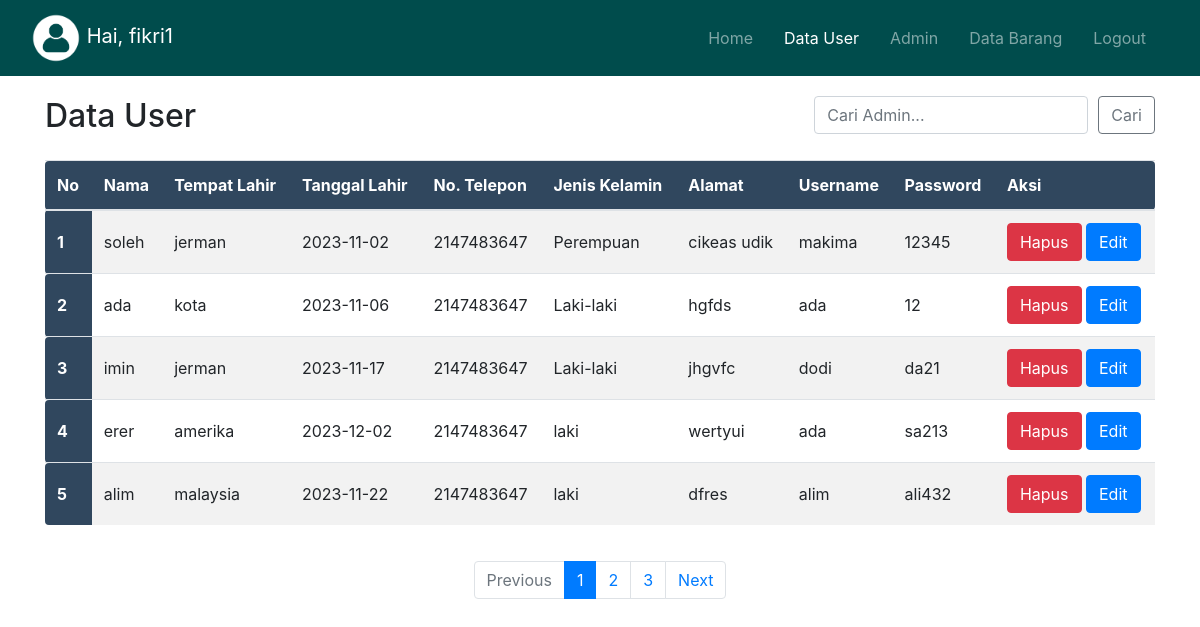
The page /admin/halaman_admin/data_user.php (signed in) on the database its author committed.
### tables this page shows
CREATE TABLE `user` (
  `id` int(11) NOT NULL,
  `nama` text DEFAULT NULL,
  `tempat_lahir` varchar(25) DEFAULT NULL,
  `tanggal_lahir` date DEFAULT NULL,
  `no_telepon` int(15) DEFAULT NULL,
  `jenis_kelamin` text DEFAULT NULL,
  `alamat` text DEFAULT NULL,
  `username` varchar(50) DEFAULT NULL,
  `password` varchar(50) NOT NULL
);

### admin/halaman_admin/data_user.php (the view, shortened to what this page needs)
<?php
include 'koneksiuser.php';
function getLoggedInUsername($conn)
{
    if (isset($_SESSION['username'])) {
        $username = $_SESSION['username'];
        $query = "SELECT nama FROM admin WHERE username = '$username'";
        $result = mysqli_query($conn, $query);
        if ($result && mysqli_num_rows($result) > 0) {
            $row = mysqli_fetch_assoc($result);
            return $row['nama'];
        }
    }
    return 'ADMIN';
}
$namaPengguna = getLoggedInUsername($conn);
?>
<!DOCTYPE html>
<html lang="en">
<head>
    <link rel="stylesheet" href="https://maxcdn.bootstrapcdn.com/bootstrap/4.5.2/css/bootstrap.min.css">
    <link rel="stylesheet" href="https://cdnjs.cloudflare.com/ajax/libs/font-awesome/6.2.0/css/all.min.css">
</head>
<body>
    <nav class="navbar navbar-expand-lg navbar-dark">
    <div class="container-fluid">
            <a class="navbar-brand" href="#">
                <img src="../../img/profl_admin.png" alt="Logo" width="50" height="50" class="d-inline-block align-text-center">
                Hai, <?php echo $namaPengguna; ?>
            </a>
            <div class="collapse navbar-collapse" id="navbarNav">
                <ul class="navbar-nav">
                    <li class="nav-item">
                        <a class="nav-link" href="index.php">Home</a>
                    </li>
                    <li class="nav-item">
                        <a class="nav-link active" href="data_user.php">Data User</a>
                    </li>
                    <li class="nav-item">
                        <a class="nav-link" href="Admin.php">Admin</a>
                    </li>
                    <li class="nav-item">
                        <a class="nav-link" href="stok_barang.php">Data Barang</a>
                    </li>
                    <li class="nav-item">
                        <a class="nav-link" href="logout.php" onclick="return confirm('Apakah Anda yakin ingin logout?')">Logout</a>
                    </li>
                </ul>
            </div>
        </div>
    </nav>
    <div class="container table-container">
        <div class="d-flex justify-content-between align-items-center mb-3">
            <h2>Data User</h2>
            <form method="post" action="" class="search-form">
                <input type="text" name="keyword" class="form-control" placeholder="Cari Admin...">
                <button type="submit" class="btn btn-outline-secondary">Cari</button>
            </form>
        </div>
        <table class="table table-striped">
            <thead>
                <tr>
                    <th>No</th>
                    <th>Nama</th>
                    <th>Tempat Lahir</th>
                    <th>Tanggal Lahir</th>
                    <th>No. Telepon</th>
                    <th>Jenis Kelamin</th>
                    <th>Alamat</th>
                    <th>Username</th>
                    <th>Password</th>
                    <th>Aksi</th>
                </tr>
            </thead>
            <tbody>
                <?php
                include 'koneksiuser.php';
                $no = 1;
                $currentPage = isset($_GET['page']) ? $_GET['page'] : 1;
                $rowsPerPage = 5;
                $totalRows = mysqli_num_rows(mysqli_query($conn, "SELECT * FROM user"));
                $totalPages = ceil($totalRows / $rowsPerPage);
                if (isset($_POST['keyword'])) {
                    $keyword = $_POST['keyword'];
                    $startIndex = 0;
                    $query = "SELECT * FROM user WHERE nama LIKE '%$keyword%' LIMIT $startIndex, $rowsPerPage";
                    $select = mysqli_query($conn, $query);
                    echo '<style>.back-button { display: block; }</style>';
                } else {
                    $startIndex = ($currentPage - 1) * $rowsPerPage;
                    $query = "SELECT * FROM user LIMIT $startIndex, $rowsPerPage";
                }
                $select = mysqli_query($conn, $query);
                while ($hasil = mysqli_fetch_array($select)) {
                ?>
                    <tr>
                        <th><?php echo $no++ ?></th>
                        <td><?php echo $hasil['nama'] ?></td>
                        <td><?php echo $hasil['tempat_lahir'] ?></td>
                        <td><?php echo $hasil['tanggal_lahir'] ?></td>
                        <td><?php echo $hasil['no_telepon'] ?></td>
                        <td><?php echo $hasil['jenis_kelamin'] ?></td>
                        <td><?php echo $hasil['alamat'] ?></td>
                        <td><?php echo $hasil['username'] ?></td>
                        <td><?php echo $hasil['password'] ?></td>
                        <td class="action-buttons">
                            <a href="hapus_data_user.php?id=<?php echo $hasil['id']; ?>" class="btn btn-danger delete" title="Hapus" onclick="return confirmDelete();">Hapus</a>
                            <a href="edit_data_user.php?id=<?php echo $hasil['id']; ?>" class="btn btn-primary edit" title="Edit">Edit</a>
                        </td>
                    </tr>
                <?php
                }
                ?>
            </tbody>
        </table>
    </div>
    <div class="pagination-container">
    <ul class="pagination justify-content-center">
        <?php
        if ($currentPage > 1) {
            echo '<li class="page-item"><a class="page-link" href="?page=' . ($currentPage - 1) . '">Previous</a></li>';
        } else {
            echo '<li class="page-item disabled"><span class="page-link">Previous</span></li>';
        }
        for ($i = 1; $i <= $totalPages; $i++) {
            echo '<li class="page-item ' . ($i == $currentPage ? 'active' : '') . '"><a class="page-link" href="?page=' . $i . '">' . $i . '</a></li>';
        }
        if ($currentPage < $totalPages) {
            echo '<li class="page-item"><a class="page-link" href="?page=' . ($currentPage + 1) . '">Next</a></li>';
        } else {
            echo '<li class="page-item disabled"><span class="page-link">Next</span></li>';
        }
        ?>
    </ul>
</div>
</body>
</html>

### admin/halaman_admin/data_user.php (style rules this page uses)
.navbar { background-color: #004c4c; }
.navbar-brand { color: #fff; }
.navbar-nav { margin-left: auto; }
.navbar-nav .nav-item { margin-right: 15px; }
.navbar-nav .nav-link { color: #fff; }
.table-container { margin-top: 20px; overflow-x: auto; }
.table-container .table th, .table-container .table td { vertical-align: middle; }
.table-container .table th { background-color: #30475e; color: #fff; }
.table-container .table th:first-child, .table-container .table td:first-child { border-radius: 0.25rem 0 0 0.25rem; }
.table-container .table th:last-child, .table-container .table td:last-child { border-radius: 0 0.25rem 0.25rem 0; }
.search-form { display: flex; align-items: center; margin-bottom: 10px; }
.search-form .form-control { flex: 1; margin-right: 10px; }
.pagination-container { text-align: center; margin-top: 20px; margin-bottom: 20px; }

### rows shown on the page
user: nama "soleh", tempat_lahir "jerman", tanggal_lahir "2023-11-02", no_telepon "2147483647", jenis_kelamin "Perempuan", alamat "cikeas udik", username "makima", password "12345"
user: nama "ada", tempat_lahir "kota", tanggal_lahir "2023-11-06", no_telepon "2147483647", jenis_kelamin "Laki-laki", alamat "hgfds", username "ada", password "12"
user: nama "imin", tempat_lahir "jerman", tanggal_lahir "2023-11-17", no_telepon "2147483647", jenis_kelamin "Laki-laki", alamat "jhgvfc", username "dodi", password "da21"
user: nama "erer", tempat_lahir "amerika", tanggal_lahir "2023-12-02", no_telepon "2147483647", jenis_kelamin "laki", alamat "wertyui", username "ada", password "sa213"
user: nama "alim", tempat_lahir "malaysia", tanggal_lahir "2023-11-22", no_telepon "2147483647", jenis_kelamin "laki", alamat "dfres", username "alim", password "ali432"

### other values the page prints
$namaPengguna "fikri1"
